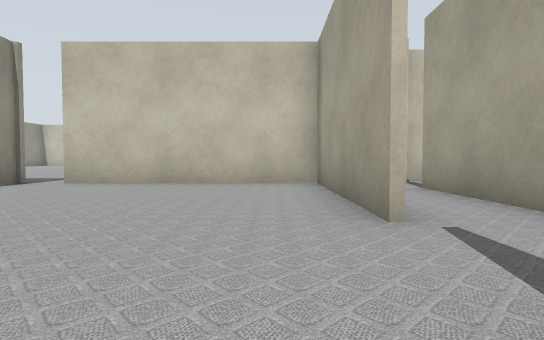
[1] (above)

17 first-person views from a walk through a robot-simulator world made for Gazebo. The camera is 0.5 m above the floor, tilts 2° down and sees 80° across. The lines on the ground mark 1 m squares. The floor is counted in squares, 1 m on a side. Each view is taken from the middle of a square. On the plan, view 1 faces up. The plan holds only what a view shows up to about 9 squares ahead; the rest is blank. The place goes on beyond the plan.

[2]
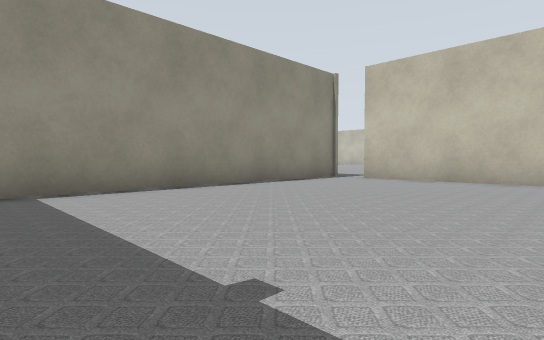

[3]
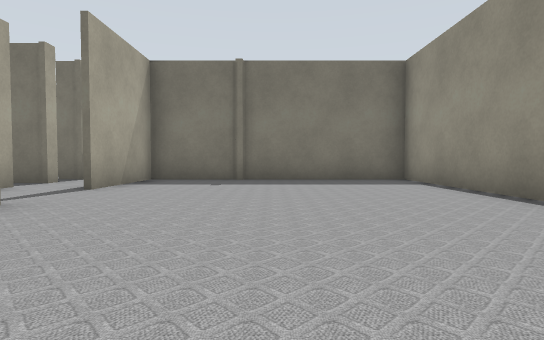

[4]
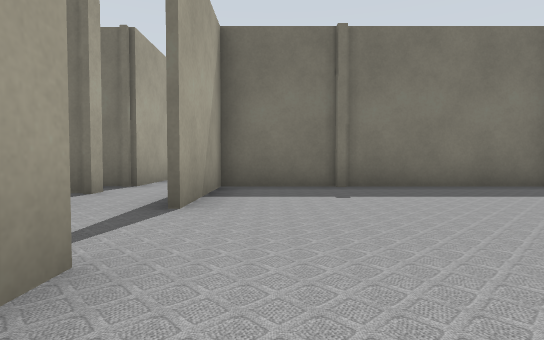

[5]
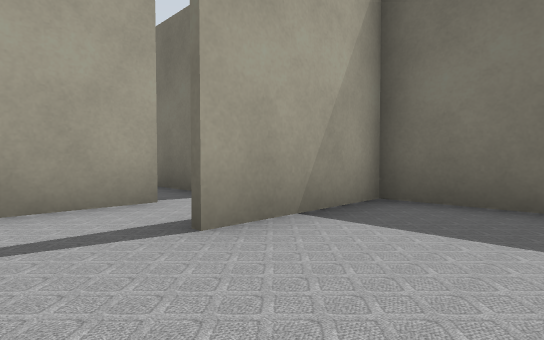

[6]
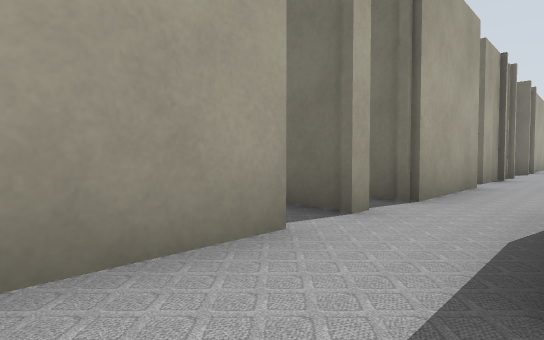

[7]
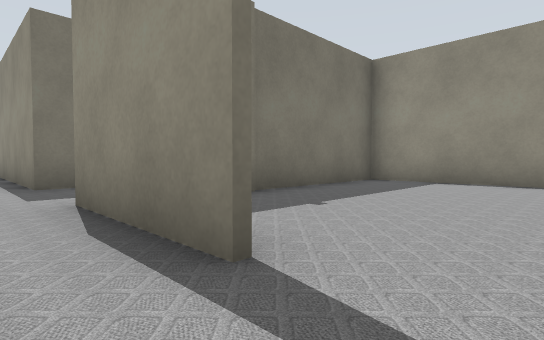

[8]
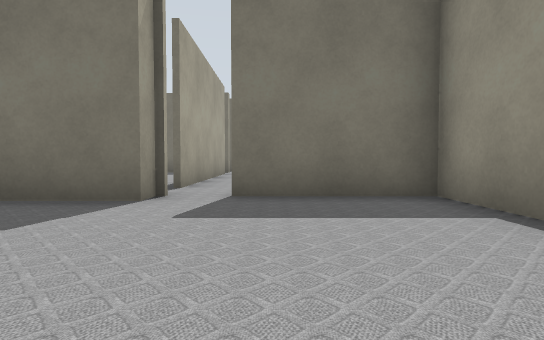

[9]
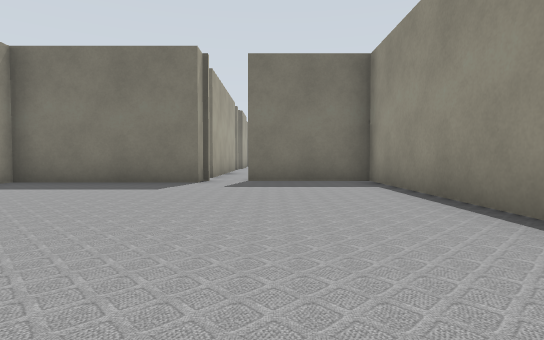

[10]
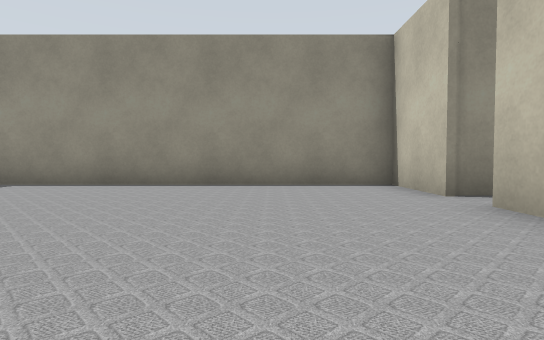

[11]
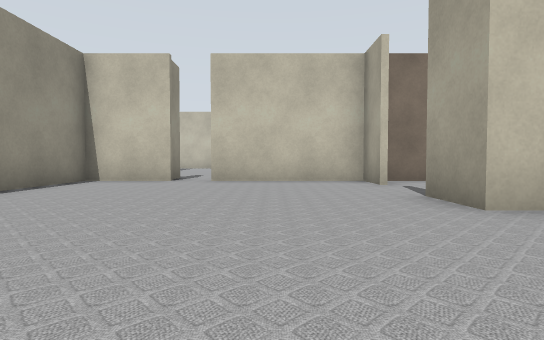

[12]
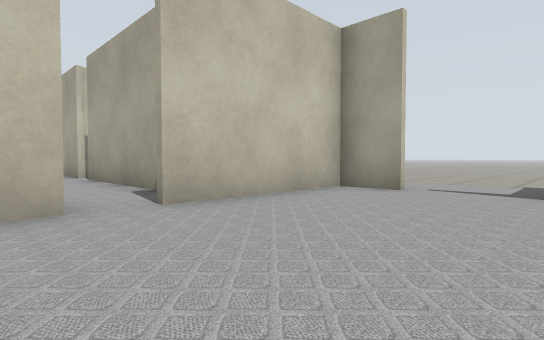

[13]
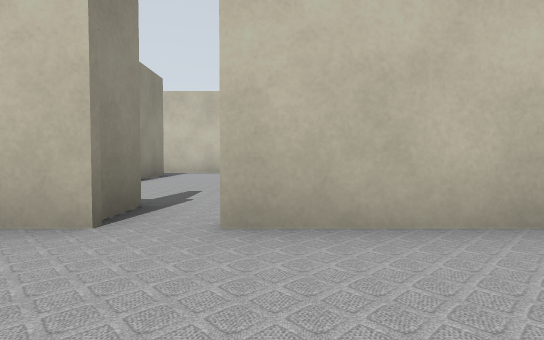

[14]
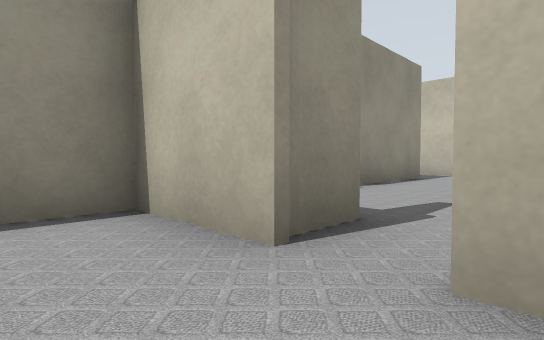

[15]
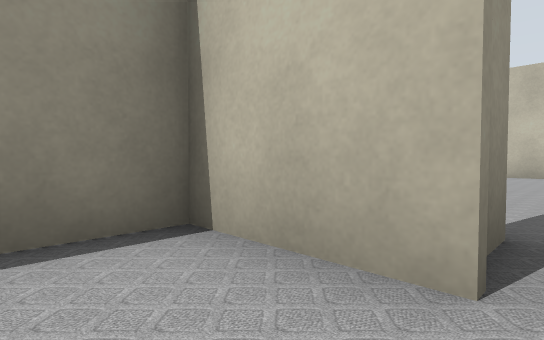

[16]
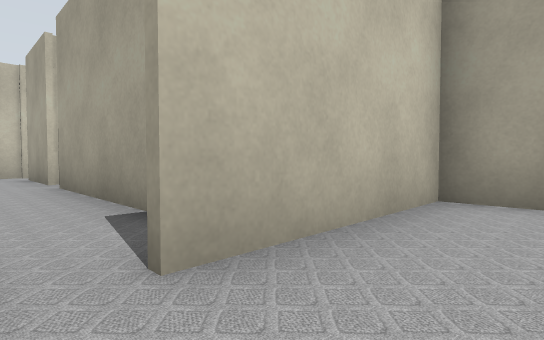

[17]
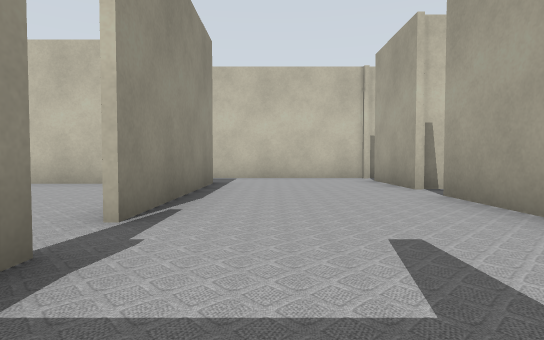

### Floor plan
Ten units are one square. View 1 is at (0, 0); x grows to the right and y downward. Boxes are objects, and circles mark ways between rooms. Rooms are numbered by the first view taken in them; rooms with no view inside come last. Other rooms are left out.
<svg viewBox="-57 -248 117 273">
<path fill="none" stroke="#000" d="M9 -25 9 -66 -42 -66M-52 -68 -52 18 9 18 9 -9M10 -9 10 20M26 -2 26 -56M26 10 26 7M55 -111 51 -111 51 -124M51 -141 51 -153 16 -153M6 -153 -12 -153 -12 -67 16 -67M26 -65 26 -72 55 -72M23 -214 23 -234M-12 -226 -12 -185M23 -169 23 -205M28 -243 -16 -243"/>
<circle cx="10" cy="-15" r="3" fill="#2a7"/>
<circle cx="20" cy="-70" r="3" fill="#2a7"/>
<text x="-20" y="-30">1</text>
<text x="20" y="-20">2</text>
<text x="20" y="-110">3</text>
<text x="0" y="-200">4</text>
</svg>
Room 1 opens to room 2. Room 2 opens to room 3.

Where each view was taken, in squares from view 1:
view 1: 0 up, 0 right, facing up
view 2: 1 down, 0 right, facing up-left
view 3: 6 up, 2 left, facing down
view 4: 4 up, 0 right, facing down
view 5: 2 up, 1 left, facing down-right
view 6: 2 up, 1 right, facing down-right
view 7: 2 up, 2 right, facing down-left
view 8: 11 up, 1 right, facing down
view 9: 14 up, 1 right, facing down
view 10: 13 up, 5 right, facing left
view 11: 8 up, 3 right, facing up
view 12: 12 up, 0 right, facing up-right
view 13: 13 up, 2 right, facing up
view 14: 14 up, 2 right, facing up-left
view 15: 14 up, 1 right, facing up-left
view 16: 14 up, 1 right, facing up-right
view 17: 16 up, 0 right, facing up
